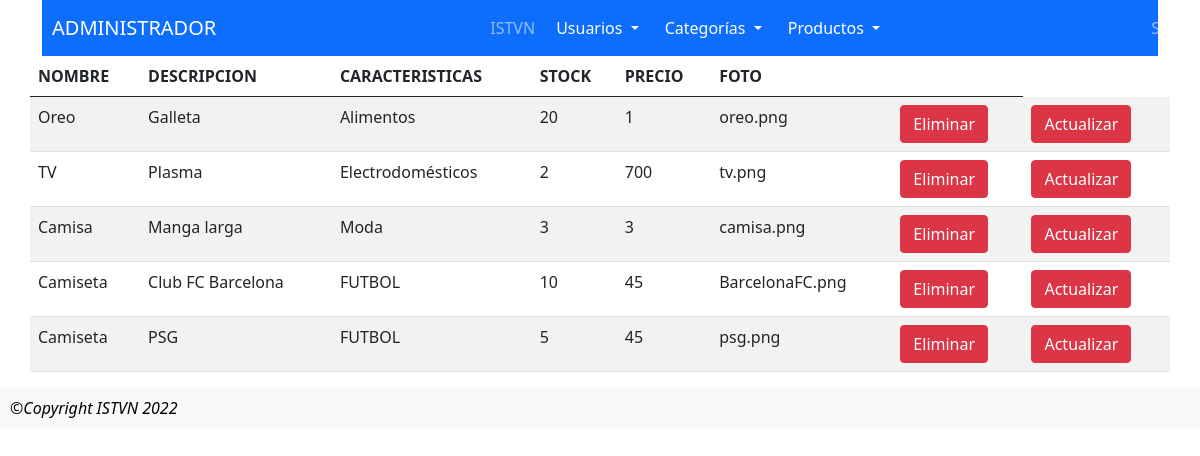
Page /Admin/ListaProd.php on the committed database.
### tables this page shows
CREATE TABLE `productos` (
  `id` int(10) NOT NULL,
  `nombre` varchar(50) NOT NULL,
  `detalle` varchar(50) NOT NULL,
  `precio` decimal(25,0) NOT NULL,
  `stock` int(50) NOT NULL,
  `foto` varchar(50) NOT NULL,
  `idCategoria` int(10) NOT NULL
);

CREATE TABLE `categorias` (
  `id` int(50) NOT NULL,
  `nombre` varchar(50) NOT NULL
);

### Admin/ListaProd.php (the view, shortened to what this page needs)
<?php
include("Plantillas/Encabezado.php");
include("BDD/conexion.php");
$sql = "Select p.id,p.nombre AS Nombre, p.detalle AS Detalle,p.precio As Precio,p.stock AS Stock,p.foto As foto, c.nombre AS Categoria FROM productos p, categorias c WHERE p.idCategoria = c.id;";
$result = $conn->query($sql);
?>
<div class="container">
    <div class="row">
        <table class="table table-striped table-inverse table-responsive">
            <thead class="thead-inverse">
                <tr>
                    <th>NOMBRE</th>
                    <th>DESCRIPCION</th>
                    <th>CARACTERISTICAS</th>
                    <th>STOCK</th>
                    <th>PRECIO</th>
                    <th>FOTO</th>
                    <TH> </TH>
                </tr>
            </thead>
            <tbody>
                <?php
                while ($row = $result->fetch_assoc()) {
                ?>
                    <tr>
                        <td><?php echo $row["Nombre"]; ?></td>
                        <td><?php echo $row["Detalle"]; ?></td>
                        <td><?php echo $row["Categoria"]; ?></td>
                        <td> <?php echo $row["Stock"]; ?></td>
                        <td><?php echo $row["Precio"]; ?></td>
                        <td><?php echo $row["foto"]; ?></td>
                        <td><form action="BDD/ProductosCRUD.php" method="POST">
                            <button type="submit" class="btn btn-danger" name="Enviar" value="Eliminar">Eliminar</button>
                            </form>
                        </td>
                        <td>
                        <form action="FormularioProd.php" method="POST">
                            <button type="submit" class="btn btn-danger" name="Actualizar" value="Actualizar">Actualizar</button>
                            </form>
                        </td>
                    </tr>
                    <?php
                }
                    ?>
        </tbody>
        </table>
    </div>
</div>
<?php include("Plantillas/Pie.php"); ?>

### rows in the picture
productos: nombre "Oreo", detalle "Galleta", idCategoria.nombre "Alimentos", stock "20", precio "1", foto "oreo.png"
productos: nombre "TV", detalle "Plasma", idCategoria.nombre "Electrodomésticos", stock "2", precio "700", foto "tv.png"
productos: nombre "Camisa", detalle "Manga larga", idCategoria.nombre "Moda", stock "3", precio "3", foto "camisa.png"
productos: nombre "Camiseta", detalle "Club FC Barcelona", idCategoria.nombre "FUTBOL", stock "10", precio "45", foto "BarcelonaFC.png"
productos: nombre "Camiseta", detalle "PSG", idCategoria.nombre "FUTBOL", stock "5", precio "45", foto "psg.png"
